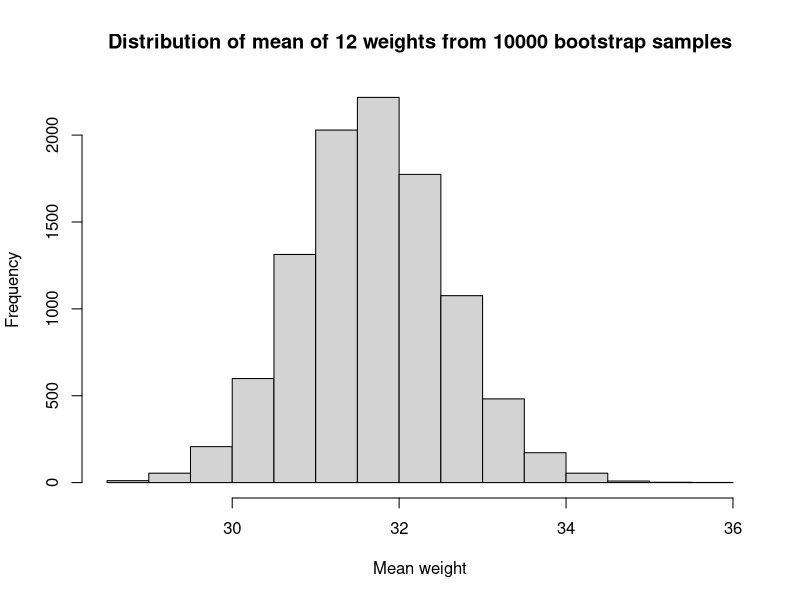

Reproduce this figure in R.
## ---- chunk 1
sampsize <- 12

gains <- c(31, 34, 29, 26, 32, 35, 38, 34, 32, 31, 30, 29)

n_trials <- 10000
results <- numeric(n_trials)

for (i in 1:n_trials) {
    fake_gains <- sample(gains, size=sampsize, replace=TRUE)
    results[i] <- mean(fake_gains)
}

title <- paste('Distribution of mean of', sampsize,
               'weights from', n_trials, 'bootstrap samples')
hist(results, breaks=25,
     main=title,
     xlab='Mean weight')

# Find values such that to 5%, 95% of values are below given value.
# (These are the 5% and 95% percentile values).
hi_lo_range <- quantile(results, c(0.05, 0.95))
rounded =  round(hi_lo_range, 2)

message('5% and 95% percentiles of bootstrap means: ',
        rounded[1], ' ', rounded[2])
